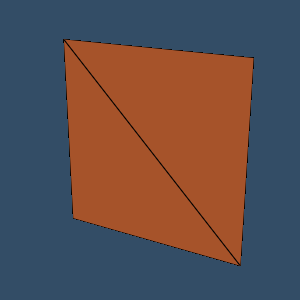

Write the Python code that produced this figure.
#!/usr/bin/env python

# Read a glTF file with TRIANGLE_FAN primitive mode (read indices) and render.

import os

import vtkmodules.vtkInteractionStyle  # noqa: F401
import vtkmodules.vtkRenderingFreeType  # noqa: F401
import vtkmodules.vtkRenderingOpenGL2  # noqa: F401

from vtkmodules.vtkIOGeometry import vtkGLTFReader
from vtkmodules.vtkRenderingCore import (
    vtkActor,
    vtkCompositePolyDataMapper,
    vtkRenderWindow,
    vtkRenderWindowInteractor,
    vtkRenderer,
)

# Source
data_dir = os.environ.get("VPE_DATA_DIR", os.path.dirname(os.path.abspath(__file__)))

# Read glTF file
gltf_reader = vtkGLTFReader()
gltf_reader.SetFileName(os.path.join(data_dir, "glTF", "PrimitiveModes", "Mesh_PrimitiveMode_TRIANGLE_FAN_2.gltf"))
gltf_reader.Update()

# Mapper
composite_mapper = vtkCompositePolyDataMapper()
composite_mapper.SetInputConnection(gltf_reader.GetOutputPort())

# Actor
gltf_actor = vtkActor()
gltf_actor.SetMapper(composite_mapper)
gltf_actor.GetProperty().SetColor(0.8, 0.4, 0.2)
gltf_actor.GetProperty().EdgeVisibilityOn()
gltf_actor.GetProperty().SetEdgeColor(0, 0, 0)

# Renderer
renderer = vtkRenderer()
renderer.AddActor(gltf_actor)
renderer.SetBackground(0.2, 0.3, 0.4)

# Render window
render_window = vtkRenderWindow()
render_window.AddRenderer(renderer)
render_window.SetWindowName("gltf reader read triangle fan indices")
render_window.SetMultiSamples(0)
render_window.SetSize(300, 300)

# Interactor
interactor = vtkRenderWindowInteractor()
interactor.SetRenderWindow(render_window)

# Scene
renderer.ResetCamera()
camera = renderer.GetActiveCamera()
camera.Azimuth(30)
camera.Elevation(20)
renderer.ResetCameraClippingRange()

interactor.Initialize()
interactor.Start()
